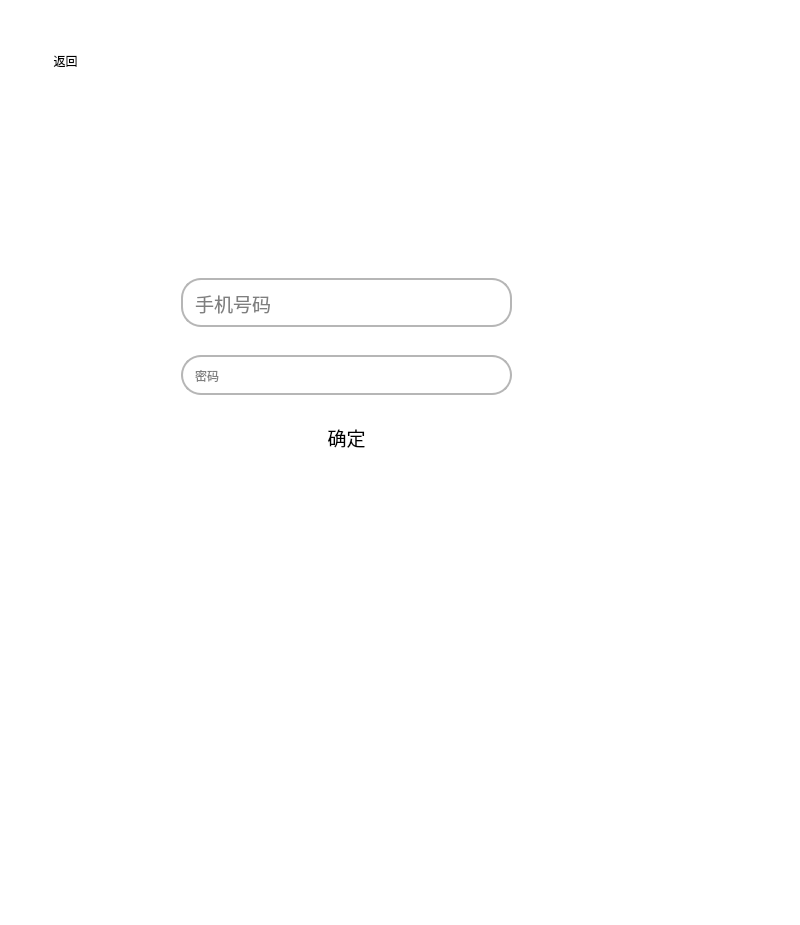
<?xml version="1.0" encoding="UTF-8"?>
<ui version="4.0">
 <class>forgotpwd</class>
 <widget class="QWidget" name="forgotpwd">
  <property name="geometry">
   <rect>
    <x>0</x>
    <y>0</y>
    <width>800</width>
    <height>925</height>
   </rect>
  </property>
  <property name="sizeIncrement">
   <size>
    <width>0</width>
    <height>0</height>
   </size>
  </property>
  <property name="font">
   <font>
    <pointsize>9</pointsize>
   </font>
  </property>
  <property name="windowTitle">
   <string>忘记密码</string>
  </property>
  <property name="windowIcon">
   <iconset resource="qrc.qrc">
    <normaloff>:/resources/icon.webp</normaloff>:/resources/icon.webp</iconset>
  </property>
  <property name="styleSheet">
   <string notr="true">#forgotpwd {
	
	background-color: rgb(255, 255, 255);
}
QPushButton {
	border-radius: 20px;
	font: 14pt &quot;Microsoft YaHei UI&quot;;
	color:  black;
}
QPushButton:pressed {
	background-color: rgba(255, 255, 255, 150);/* 更暗的背景色表示按下状态 */
    border-style: inset;       /* 按钮边框样式改为内嵌 */
}
QLineEdit {
    border: 2px solid #b6b6b6; /* 设置边框宽度和颜色 */
    border-radius: 20px;       /* 设置边框圆角的半径 */
    background-color: #ffffff; /* 设置背景色 */
    color: black;              /* 设置文本颜色 */
    padding: 10px;              /* 设置内边距，保持文本与边框的距离 */
	font: 14pt &quot;Microsoft YaHei UI&quot;;
}</string>
  </property>
  <widget class="QPushButton" name="backBtn">
   <property name="geometry">
    <rect>
     <x>40</x>
     <y>40</y>
     <width>51</width>
     <height>41</height>
    </rect>
   </property>
   <property name="text">
    <string>返回</string>
   </property>
  </widget>
  <widget class="QWidget" name="">
   <property name="geometry">
    <rect>
     <x>181</x>
     <y>256</y>
     <width>331</width>
     <height>221</height>
    </rect>
   </property>
   <layout class="QVBoxLayout" name="verticalLayout">
    <item>
     <widget class="QLineEdit" name="phonenum">
      <property name="baseSize">
       <size>
        <width>339</width>
        <height>44</height>
       </size>
      </property>
      <property name="font">
       <font>
        <family>Microsoft YaHei UI</family>
        <pointsize>14</pointsize>
        <italic>false</italic>
        <bold>false</bold>
       </font>
      </property>
      <property name="text">
       <string/>
      </property>
      <property name="placeholderText">
       <string>手机号码</string>
      </property>
     </widget>
    </item>
    <item>
     <widget class="QLineEdit" name="passwd">
      <property name="baseSize">
       <size>
        <width>339</width>
        <height>44</height>
       </size>
      </property>
      <property name="echoMode">
       <enum>QLineEdit::PasswordEchoOnEdit</enum>
      </property>
      <property name="placeholderText">
       <string>密码</string>
      </property>
     </widget>
    </item>
    <item>
     <widget class="QPushButton" name="pushButton">
      <property name="sizeIncrement">
       <size>
        <width>44</width>
        <height>44</height>
       </size>
      </property>
      <property name="font">
       <font>
        <family>Microsoft YaHei UI</family>
        <pointsize>14</pointsize>
        <italic>false</italic>
        <bold>false</bold>
       </font>
      </property>
      <property name="text">
       <string>确定</string>
      </property>
     </widget>
    </item>
   </layout>
  </widget>
 </widget>
 <tabstops>
  <tabstop>phonenum</tabstop>
  <tabstop>passwd</tabstop>
  <tabstop>pushButton</tabstop>
 </tabstops>
 <resources>
  <include location="qrc.qrc"/>
 </resources>
 <connections/>
</ui>
